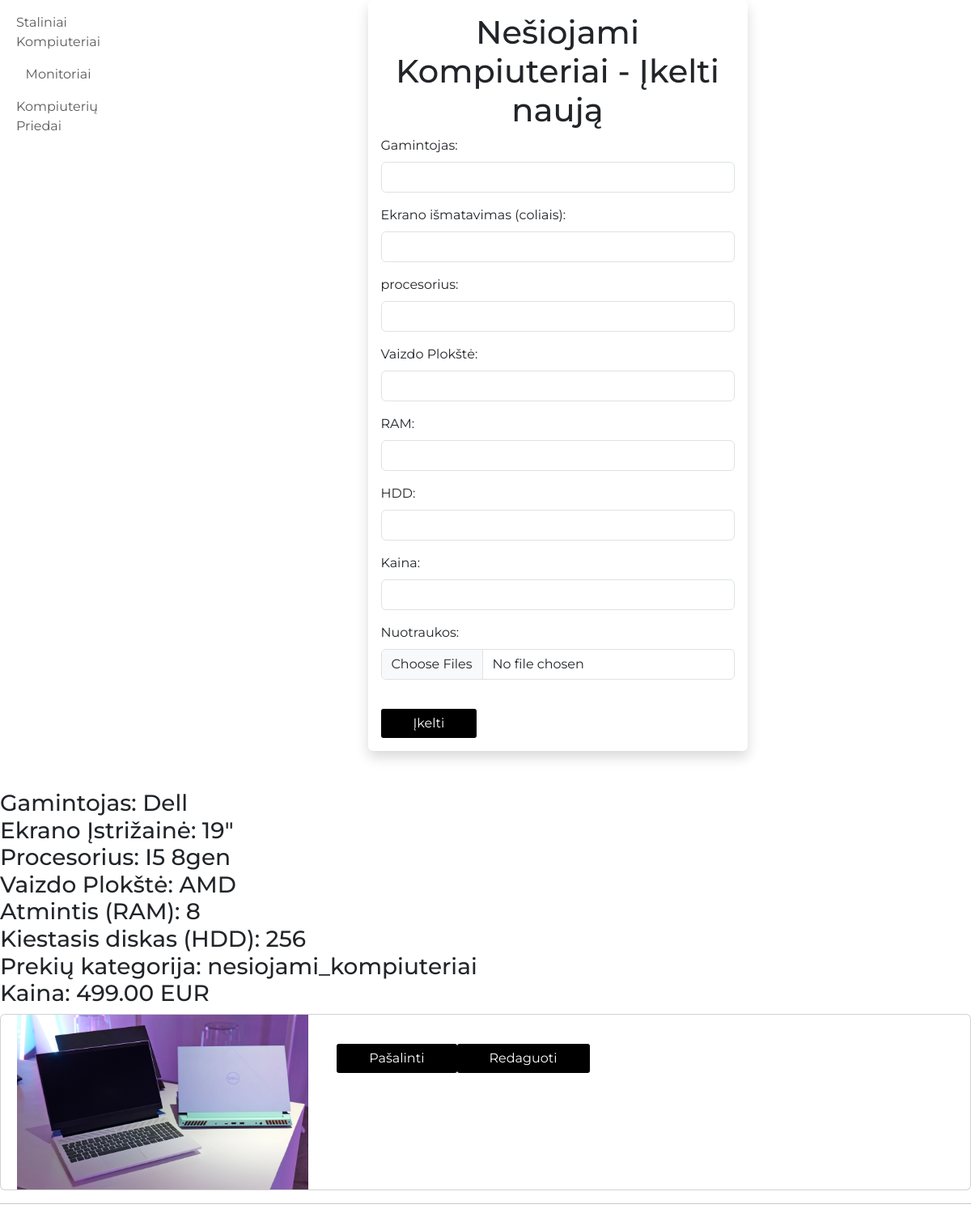
Page /crud/nesiojami_kompiuteriai/index.php on the earlier database version.
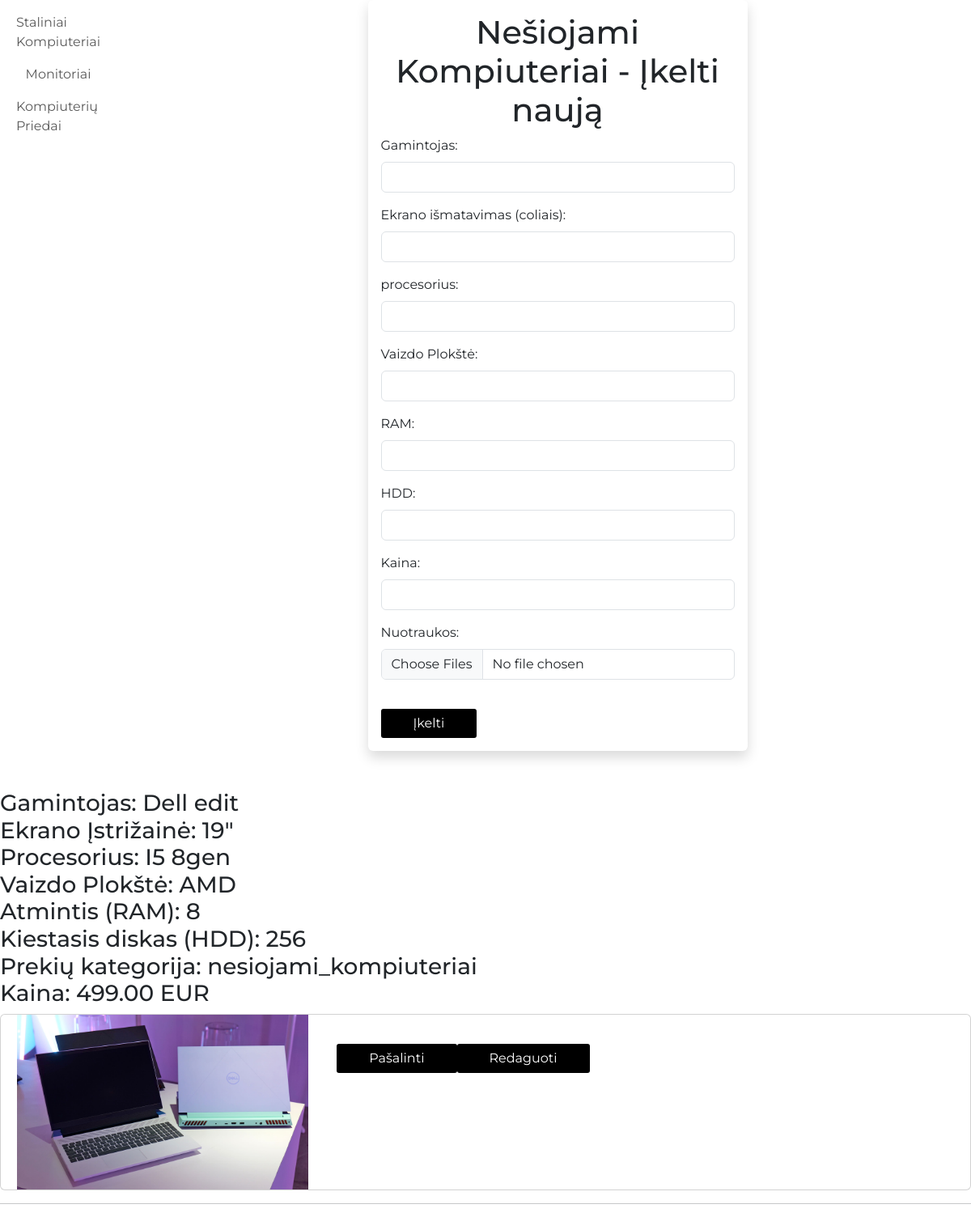
Same page on the later database version.
### tables this page shows
CREATE TABLE `nesiojami_kompiuteriai` (
  `id` int(11) NOT NULL,
  `gamintojas` varchar(50) NOT NULL,
  `ekrano_istrizaine` int(11) NOT NULL,
  `procesorius` varchar(50) NOT NULL,
  `vaizdo_plokste` varchar(50) NOT NULL,
  `ram` int(11) NOT NULL,
  `hdd` int(11) NOT NULL,
  `kaina` decimal(10,2) NOT NULL,
  `photo` varchar(255) DEFAULT NULL,
  `timestamp` timestamp NOT NULL DEFAULT current_timestamp()
);

### crud/nesiojami_kompiuteriai/index.php (the view, shortened to what the changed rows need)
<!DOCTYPE html>
<html lang="en">
<head>
    <link href="https://cdn.jsdelivr.net/npm/bootstrap@5.3.0-alpha1/dist/css/bootstrap.min.css" rel="stylesheet">
    <link rel="stylesheet" type="text/css" href="styles.css">
</head>
<body>
    <div>
        <div class="container">
            <div class="row justify-content-center">
                <div class="col-md-6 shadow p-3 mb-5 bg-body rounded">
                    <h1 class="text-center">Nešiojami Kompiuteriai - Įkelti naują</h1>
                </div>
            </div>
        </div>
        <?php
        require '../../db.php';
        $sql = "SELECT m.id, m.gamintojas, m.ekrano_istrizaine, m.procesorius, m.vaizdo_plokste, m.ram, m.hdd, m.kaina, GROUP_CONCAT(mp.filename SEPARATOR ',') AS photos
    FROM nesiojami_kompiuteriai m
    LEFT JOIN nesiojami_kompiuteriai_photos mp ON m.id = mp.nesiojami_kompiuteriai_id
    GROUP BY m.id";
        $result = mysqli_query($conn, $sql);
        if (mysqli_num_rows($result) > 0) {
            while ($row = mysqli_fetch_assoc($result)) {
                echo "<h3>" .
                    "Gamintojas: " . $row["gamintojas"] . " <br> " .
                    "Ekrano Įstrižainė: " . $row["ekrano_istrizaine"] . "\" " . "<br>" .
                    "Procesorius: " . $row["procesorius"] . " <br>" . " Vaizdo Plokštė: " . $row["vaizdo_plokste"] . "<br> " .
                    "Atmintis (RAM): " . $row["ram"]  . "<br> " .
                    "Kiestasis diskas (HDD): " . $row["hdd"]  . "<br> " . "Prekių kategorija: " . " nesiojami_kompiuteriai" . "<br>".
                    "Kaina: " . $row["kaina"] . " EUR</h3>";
                $photos = explode(",", $row["photos"]);
                echo "<div class=\"card mb-3\">";
                echo "<div class=\"row g-0\">";
                echo "<div class=\"col-md-4 text-center\">";
                foreach ($photos as $photo) {
                    echo "<img src='uploads/" . $photo . "' class='img-fluid' style='max-width: 30vw;'>";
                }
                echo "</div>";
                echo "<div class=\"col-md-8\">";
                echo "<div class=\"card-body\">";
                echo "<form method=\"post\" style=\"display: inline-block;\">";
                echo "<button type=\"submit\" name=\"delete\" class=\"btn btn-danger\">Pašalinti</button>";
                echo "</form>";
                echo "<form action=\"edit.php\" method=\"get\" style=\"display: inline-block;\">";
                echo "<button type=\"submit\" class=\"btn btn-primary\">Redaguoti</button>";
                echo "</form>";
                echo "</div>";
                echo "</div>";
                echo "</div>";
                echo "</div>";
                echo "<hr>";
            }
        } else {
            echo "<br> No nesiojami_kompiuteriai found";
        }
        ?>
    </div>
</body>
</html>

Differences in the rows shown:
changed nesiojami_kompiuteriai "I5 8gen": gamintojas "Dell" → "Dell edit"
